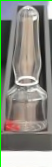
#> input picture features/cropped_imgs/img_cropped_7.png, 52 x 167 px, found by its file name
$ python filters_experience.py   (older library calls are emulated)
#> lines starting #> are read from the running program, lines starting #| are printed output that depends on the picture
#> further down, original_image is the input picture: shape (167, 52, 3); mean B, G, R 130.5, 140.1, 139.3
import os
import cv2
import numpy as np
import pandas as pd
from matplotlib import pyplot as plt
from rembg import remove

def remove_background(image_np_array):
        """Removes the background from the image using the rembg library."""
        is_success, buffer = cv2.imencode(".png", image_np_array)
        if not is_success:
            raise ValueError("Failed to encode image for background removal.")
        output_image = remove(buffer.tobytes())
        img_med = cv2.imdecode(np.frombuffer(output_image, np.uint8), cv2.IMREAD_UNCHANGED)
        if img_med is None:
            raise ValueError("Failed to decode processed image.")
        return img_med

# [40 lines left out: functions box_blur, laplacian, sobel_x, not called in this run]

def sobel_y(image):
        filter_y = np.array([
            [-1, 2, 1],
            [ 0, 0, 0],
            [ 1, 2, 1]
        ])
        ddepth = cv2.CV_16S
        img_filtered_y = cv2.filter2D(image, ddepth, filter_y)
        abs_img_filtered_y = cv2.convertScaleAbs(img_filtered_y)
        return abs_img_filtered_y


def prewitt_x(image):
        filter_x = np.array([
            [-1, 0, 1],
            [-1, 0, 1],
            [-1, 0, 1]
        ])

        ddepth = cv2.CV_16S
        img_filtered_x = cv2.filter2D(image, ddepth, filter_x)
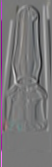
#> img_filtered_x: shape (167, 52, 3) int16; mean B, G, R 9.6, -4.6, 10; drawn with min black and max white
        abs_img_filtered_x = cv2.convertScaleAbs(img_filtered_x)
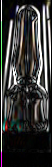
#> abs_img_filtered_x: shape (167, 52, 3); mean B, G, R 55.5, 56.8, 57.1
        return abs_img_filtered_x

# [225 lines left out: functions prewitt_y, edge_detection_1, edge_detection_2, edge_detection_3, gaussian_blur, sharpen_1 and 11 more, not called in this run]

def subtract_filters(image):
    img_sobelx = prewitt_x(image)
    img_sobely = sobel_y(image)
#> in sobel_y, `img_filtered_y = cv2.filter2D(image, ddepth, filter_y)`:
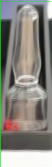
#> img_filtered_y: shape (167, 52, 3) int16; mean B, G, R 793.8, 835.2, 846; drawn with min black and max white
#> in sobel_y, `abs_img_filtered_y = cv2.convertScaleAbs(img_filtered_y)`:
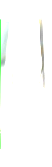
#> abs_img_filtered_y: shape (167, 52, 3); mean B, G, R 251.4, 253.3, 251.4

    # Normalizando
    img_sobelx = cv2.convertScaleAbs(img_sobelx)
    img_sobely = cv2.convertScaleAbs(img_sobely)

    # Subtração das imagens
    subtracted_image = cv2.subtract(img_sobelx, img_sobely)
    return subtracted_image


filter_functions = [subtract_filters, box_blur, laplacian, sobel_x, sobel_y,  prewitt_x, prewitt_y, edge_detection_1, edge_detection_2, edge_detection_3, gaussian_blur, sharpen_1, sharpen_2, mexican, sepia, embossed_edges, laplacian_of_gaussians, apply_blend_filter, apply_subtraction_filter ]

if __name__ == '__main__':
    image_path = '.\\features\\cropped_imgs\\img_cropped_7.png'
    original_image = cv2.imread(image_path)

    if original_image is None:
        print("Image not found.")
    else:

        for filter_func in filter_functions:
            # Apply filter
            filtered_image = filter_func(original_image)

            # Remove background
            background_removed_image = remove_background(filtered_image)
#> in remove_background, `is_success, buffer = cv2.imencode(".png", image_np_array)`: buffer = 661 values, max 255 at index 439, min 0 at index 8, mean 104
#> (the run stopped early here; a loop or call above may not have finished)

$ run again, with features/cropped_imgs/img_cropped_11.png copied over features/cropped_imgs/img_cropped_7.png
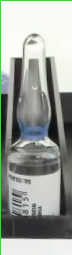
#> input picture features/cropped_imgs/img_cropped_11.png, 72 x 255 px, found by its file name
#> original_image is the input picture: shape (255, 72, 3); mean B, G, R 153.6, 160.4, 154.3
#> in sobel_y, `abs_img_filtered_y = cv2.convertScaleAbs(img_filtered_y)`:
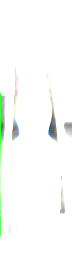
#> abs_img_filtered_y: shape (255, 72, 3); mean B, G, R 250.4, 251.6, 250.5
#> in subtract_filters, `subtracted_image = cv2.subtract(img_sobelx, img_sobely)`:
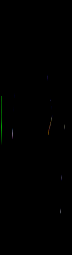
#> subtracted_image: shape (255, 72, 3); mean B, G, R 0.1, 0.4, 0.2
#> buffer = 1360 values, max 255 at index 23, min 0 at index 8, mean 118.4
